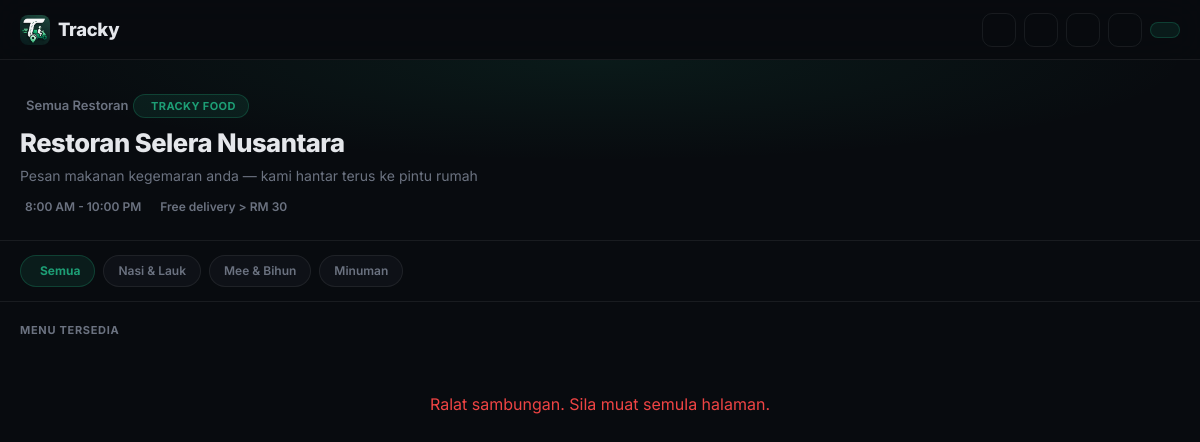
The page /customer/customer_menu.php?restaurant=1 on the database its author committed.
### tables this page shows
CREATE TABLE restaurants (
  id INT AUTO_INCREMENT PRIMARY KEY,
  name VARCHAR(100) NOT NULL DEFAULT 'Restoran Tracky',
  slug VARCHAR(80) UNIQUE,
  address TEXT,
  phone VARCHAR(20),
  email VARCHAR(100),
  logo VARCHAR(255),
  cover_image VARCHAR(255),
  accent_color VARCHAR(20) NOT NULL DEFAULT '#1D9E75',
  delivery_fee DECIMAL(10,2) DEFAULT 5.00,
  free_delivery_min DECIMAL(10,2) DEFAULT 30.00,
  operating_hours VARCHAR(100) DEFAULT '8:00 AM - 10:00 PM',
  is_open TINYINT DEFAULT 1,
  is_active TINYINT NOT NULL DEFAULT 1,
  created_at TIMESTAMP DEFAULT CURRENT_TIMESTAMP
);

CREATE TABLE categories (
  id INT AUTO_INCREMENT PRIMARY KEY,
  restaurant_id INT NULL,
  name VARCHAR(100) NOT NULL,
  description TEXT,
  is_active TINYINT DEFAULT 1,
  sort_order INT DEFAULT 0,
  INDEX idx_categories_restaurant (restaurant_id),
  FOREIGN KEY (restaurant_id) REFERENCES restaurants(id)
);

### includes/functions.php (called while the page is built, shortened)
<?php
function asset(string $rel): string
{
    $rel = ltrim($rel, '/');
    $fs = dirname(__DIR__) . '/' . $rel;
    $v = is_file($fs) ? filemtime($fs) : 1;
    return '/tracky/' . $rel . '?v=' . $v;
}
function e(?string $value): string
{
    return htmlspecialchars($value ?? '', ENT_QUOTES, 'UTF-8');
}
function getRestaurant(mysqli $conn, ?int $id = null): ?array
{
    if ($id !== null && $id > 0) {
        $stmt = mysqli_prepare($conn, 'SELECT * FROM restaurants WHERE id = ? LIMIT 1');
        mysqli_stmt_bind_param($stmt, 'i', $id);
        mysqli_stmt_execute($stmt);
        $row = mysqli_fetch_assoc(mysqli_stmt_get_result($stmt));
        return $row ?: null;
    }
    $res = mysqli_query($conn, 'SELECT * FROM restaurants ORDER BY id ASC LIMIT 1');
    return $res ? mysqli_fetch_assoc($res) : null;
}

### customer/customer_menu.php (the view, shortened to what this page needs)
<?php
require_once __DIR__ . '/../includes/db.php';
require_once __DIR__ . '/../includes/functions.php';
$req_rid = (int) ($_GET['restaurant'] ?? 0);
$active_rid = custRestaurantId();
if ($req_rid > 0) {
    $restaurant = getRestaurant($conn, $req_rid);
    $active_rid = $req_rid;
}
$categories = mysqli_query($conn, "SELECT * FROM categories WHERE is_active = 1 AND restaurant_id = $active_rid ORDER BY sort_order");
?>
<!DOCTYPE html>
<html lang="ms">
<head>
  <link href="https://cdn.jsdelivr.net/npm/bootstrap@5.3.0/dist/css/bootstrap.min.css" rel="stylesheet">
  <link href="https://cdn.jsdelivr.net/npm/@tabler/icons-webfont@3.44.0/dist/tabler-icons.min.css" rel="stylesheet">
  <link href="<?= asset('assets/css/customer.css') ?>" rel="stylesheet">
</head>
<body>
<nav class="customer-navbar">
  <a class="customer-brand" href="/tracky/" title="Laman Utama Tracky">
    <img src="/tracky/assets/img/icon.png" alt="Tracky" class="brand-img"> Tracky
  </a>
  <div class="customer-nav-actions">
    <a href="/tracky/" class="nav-icon-btn" title="Laman Utama"><i class="ti ti-home"></i></a>
    <a href="/tracky/customer/customer_restaurants.php" class="nav-icon-btn" title="Tukar restoran"><i class="ti ti-building-store"></i></a>
    <a href="/tracky/customer/customer_track.php" class="nav-icon-btn" title="Track pesanan"><i class="ti ti-map-pin"></i></a>
    <button class="customer-theme-btn" id="themeToggle" onclick="toggleTheme()"><i class="ti ti-sun" id="themeIcon"></i></button>
    <a href="/tracky/customer/customer_cart.php" class="nav-cart-btn">
    </a>
  </div>
</nav>
<div class="hero-banner">
  <a href="/tracky/customer/customer_restaurants.php" class="hero-back"><i class="ti ti-arrow-left"></i> Semua Restoran</a>
  <div class="hero-label"><i class="ti ti-bike"></i> Tracky Food</div>
  <h1 class="hero-title"><?= e($restaurant['name'] ?? 'Tracky') ?></h1>
  <p class="hero-sub">Pesan makanan kegemaran anda — kami hantar terus ke pintu rumah</p>
  <div class="hero-meta">
    <span><i class="ti ti-clock"></i> <?= e($restaurant['operating_hours'] ?? '8:00 AM - 10:00 PM') ?></span>
    <span><i class="ti ti-truck"></i> Free delivery &gt; RM <?= number_format((float)($restaurant['free_delivery_min'] ?? 30), 0) ?></span>
  </div>
</div>
<div class="category-scroll">
  <button type="button" class="category-pill active" data-cat="all"><i class="ti ti-layout-grid"></i> Semua</button>
  <?php while ($cat = mysqli_fetch_assoc($categories)): ?>
  <button type="button" class="category-pill" data-cat="<?= (int)$cat['id'] ?>"><?= e($cat['name']) ?></button>
  <?php endwhile; ?>
</div>
<div class="menu-section">
  <div class="menu-section-title">Menu Tersedia</div>
  <div class="menu-grid" id="menu-grid">
  </div>
</div>
</body>
</html>

### assets/css/customer.css (style rules this page uses)
:root { --green: #1D9E75; --green-dim: rgba(29,158,117,0.12); --green-border: rgba(29,158,117,0.28); --bg: #080B0F; --bg2: #0E1117; --bg3: #141820; --border: rgba(255,255,255,0.07); --text: #E5E7EB; --text-2: #CBD5E1; --muted: #6B7280; --shadow: 0 1px 6px rgba(0,0,0,0.35), 0 4px 20px rgba(0,0,0,0.2); --radius: 16px; }
* { box-sizing: border-box; }
body { font-family: 'Inter', sans-serif; background: var(--bg); color: var(--text); min-height: 100vh; transition: background 0.3s, color 0.3s; }
.customer-navbar { background: rgba(8,11,15,0.88); backdrop-filter: blur(20px); -webkit-backdrop-filter: blur(20px); border-bottom: 1px solid var(--border); padding: 0 20px; height: 60px; display: flex; align-items: center; justify-content: space-between; gap: 12px; position: sticky; top: 0; z-index: 100; transition: background 0.3s; }
.customer-brand { font-weight: 800; font-size: 1.15rem; color: var(--text); letter-spacing: -0.3px; text-decoration: none; display: flex; align-items: center; gap: 8px; flex-shrink: 0; }
.customer-brand .brand-img { width: 30px; height: 30px; border-radius: 8px; object-fit: cover; }
.customer-nav-actions { display: flex; align-items: center; gap: 8px; }
.customer-theme-btn { width: 34px; height: 34px; background: transparent; border: 1.5px solid var(--border); border-radius: 10px; display: flex; align-items: center; justify-content: center; cursor: pointer; color: var(--muted); font-size: 1rem; transition: all 0.2s; flex-shrink: 0; }
.nav-icon-btn { width: 34px; height: 34px; background: transparent; border: 1.5px solid var(--border); border-radius: 10px; display: flex; align-items: center; justify-content: center; color: var(--muted); font-size: 1.1rem; text-decoration: none; transition: all 0.2s; flex-shrink: 0; }
.nav-cart-btn { display: flex; align-items: center; gap: 6px; padding: 7px 14px; background: var(--green-dim); border: 1.5px solid var(--green-border); border-radius: 100px; color: var(--green); font-size: 13px; font-weight: 700; text-decoration: none; transition: all 0.2s; flex-shrink: 0; }
.hero-back { display: inline-flex; align-items: center; gap: 6px; font-size: 13px; font-weight: 600; color: var(--muted); text-decoration: none; margin-bottom: 12px; transition: color 0.2s, transform 0.2s; }
.hero-banner { padding: 28px 20px 24px; border-bottom: 1px solid var(--border); position: relative; overflow: hidden; }
.hero-banner::before { content: ''; position: absolute; inset: 0; pointer-events: none; background: radial-gradient(ellipse 70% 80% at 50% 0%, rgba(29,158,117,0.10) 0%, transparent 70%); }
.hero-label { display: inline-flex; align-items: center; gap: 5px; background: var(--green-dim); border: 1px solid var(--green-border); border-radius: 100px; padding: 3px 12px; font-size: 11px; font-weight: 700; color: var(--green); letter-spacing: 0.4px; text-transform: uppercase; margin-bottom: 10px; }
.hero-title { font-size: 1.6rem; font-weight: 800; letter-spacing: -0.5px; color: var(--text); margin-bottom: 6px; line-height: 1.2; }
.hero-sub { color: var(--muted); font-size: 0.875rem; margin-bottom: 12px; }
.hero-meta { display: flex; gap: 14px; flex-wrap: wrap; font-size: 12px; font-weight: 600; color: var(--muted); }
.hero-meta span { display: flex; align-items: center; gap: 5px; }
.category-scroll { display: flex; gap: 8px; overflow-x: auto; padding: 14px 20px; scrollbar-width: none; border-bottom: 1px solid var(--border); }
.category-pill { display: flex; align-items: center; gap: 5px; padding: 6px 14px; border-radius: 100px; font-size: 12px; font-weight: 600; white-space: nowrap; cursor: pointer; transition: all 0.2s; background: var(--bg2); border: 1.5px solid var(--border); color: var(--muted); font-family: 'Inter', sans-serif; }
.category-pill.active { background: var(--green-dim); border-color: var(--green-border); color: var(--green); font-weight: 700; }
.menu-section { padding: 20px; }
.menu-section-title { font-size: 11px; font-weight: 700; letter-spacing: 0.7px; text-transform: uppercase; color: var(--muted); margin-bottom: 14px; }
.menu-grid { display: grid; grid-template-columns: repeat(auto-fill, minmax(158px, 1fr)); gap: 12px; }
h1,h2,h3,h4,h5,h6 { color: var(--text); }
p { color: var(--text-2); }
@media (min-width: 768px) { .menu-grid { grid-template-columns: repeat(auto-fill, minmax(180px, 1fr)); } }

### rows shown on the page
restaurants: name "Restoran Selera Nusantara", operating_hours "8:00 AM - 10:00 PM", free_delivery_min "30"
categories: name "Nasi & Lauk"
categories: name "Mee & Bihun"
categories: name "Minuman"
